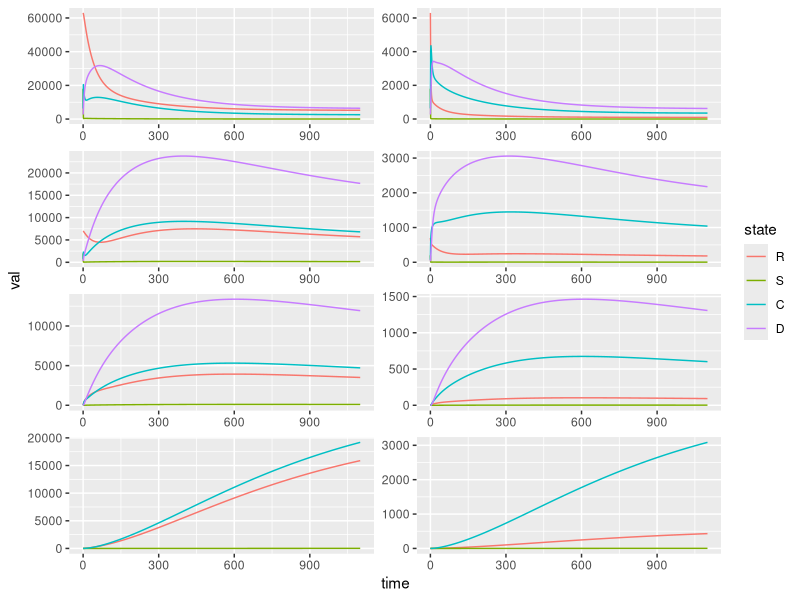

The R source for this figure:
library(tidyverse)
library(deSolve)

cdiff_metapop_vacc <- function(t, state, parameters) {
  with(as.list(c(state, parameters)),
       {
         sumC1 <- C1L+C1H+C1V0+C1V
         sumD1 <- D1L+D1H+D1V0
         
         lambda1L <- betaC1L*sumC1 + betaD1L*sumD1
         lambda1H <- betaC1H*sumC1 + betaD1H*sumD1
         lambda1V0 <- betaC1V0*sumC1 + betaD1V0*sumD1
         lambda1V <- betaC1V*sumC1 + betaD1V*sumD1
         
         sumC2 <- C2L+C2H+C2V0+C2V
         sumD2 <- D2L+D2H+D2V0
         
         lambda2L <- betaC2L*sumC2 + betaD2L*sumD2
         lambda2H <- betaC2H*sumC2 + betaD2H*sumD2
         lambda2V0 <- betaC2V0*sumC2 + betaD2V0*sumD2
         lambda2V <- betaC2V*sumC2 + betaD2V*sumD2
         
         dR1L <- b - (d1+alpha1L+(delta+d2)*N2/N1)*R1L + theta1L*S1L + xi1L*C1L + (1-etaRL*qRL)*delta*R2L
         dS1L <-   - (d1+theta1L+lambda1L+(delta+d2)*N2/N1)*S1L + alpha1L*R1L + p1L*eps1L*D1L + (1-etaSL*qSL)*delta*S2L
         dC1L <-   - (d1+xi1L+phi1L+(delta+d2)*N2/N1)*C1L + lambda1L*S1L + (1-etaCL*qCL)*delta*C2L
         dD1L <-   - (d1+p1L*eps1L+(delta+d2)*N2/N1)*D1L + phi1L*C1L + delta*D2L
         
         dR1H <-  - (d1+alpha1H+(delta+d2)*N2/N1)*R1H + theta1H*S1H + xi1H*C1H + (1-etaRH*qRH)*delta*R2H
         dS1H <-  - (d1+theta1H+lambda1H+(delta+d2)*N2/N1)*S1H + alpha1H*R1H + p1H*eps1H*D1H + (1-etaSH*qSH)*delta*S2H
         dC1H <-  - (d1+xi1H+phi1H+(delta+d2)*N2/N1)*C1H + lambda1H*S1H + (1-etaCH*qCH)*delta*C2H
         dD1H <-  - (d1+p1H*eps1H+(delta+d2)*N2/N1)*D1H + phi1H*C1H + delta*D2H
         
         dR1V0 <- - (d1+alpha1V0+(delta+d2)*N2/N1+nuR)*R1V0 + theta1V0*S1V0 + xi1V0*C1V0 + delta*(R2V0+etaRL*qRL*R2L+etaRH*qRH*R2H)
         dS1V0 <- - (d1+theta1V0+lambda1V0+(delta+d2)*N2/N1+nuS)*S1V0 + alpha1V0*R1V0 + p1V0*eps1V0*D1V0 + delta*(S2V0+etaSL*qSL*S2L+etaSH*qSH*S2H)
         dC1V0 <- - (d1+xi1V0+phi1V0+(delta+d2)*N2/N1+nuC)*C1V0 + lambda1V0*S1V0 + delta*(C2V0+etaCL*qCL*C2L+etaCH*qCH*C2H)
         dD1V0 <- - (d1+p1V0*eps1V0+(delta+d2)*N2/N1)*D1V0 + phi1V0*C1V0 + delta*D2V0
         
         dR1V <-  - (d1+alpha1V+(delta+d2)*N2/N1)*R1V + theta1V*S1V + xi1V*C1V + delta*R2V + nuR*R1V0
         dS1V <-  - (d1+theta1V+lambda1V+(delta+d2)*N2/N1)*S1V + alpha1V*R1V + delta*S2V + nuS*S1V0
         dC1V <-  - (d1+xi1V+(delta+d2)*N2/N1)*C1V + lambda1V*S1V + delta*C2V + nuC*C1V0
         
         dR2L <-   - (d2+alpha2L+delta)*R2L + theta2L*S2L + xi2L*C2L + (1-rR)*(delta+d2)*N2/N1*R1L
         dS2L <-   - (d2+theta2L+lambda2L+delta)*S2L + alpha2L*R2L + p2L*eps2L*D2L + (1-rS)*(delta+d2)*N2/N1*S1L
         dC2L <-   - (d2+xi2L+phi2L+delta)*C2L + lambda2L*S2L + (1-rC)*(delta+d2)*N2/N1*C1L
         dD2L <-   - (d2+p2L*eps2L+delta)*D2L + phi2L*C2L + (1-rD)*(delta+d2)*N2/N1*D1L
         
         dR2H <-  - (d2+alpha2H+delta)*R2H + theta2H*S2H + xi2H*C2H + (delta+d2)*N2/N1*(rR*R1L+R1H)
         dS2H <-  - (d2+theta2H+lambda2H+delta)*S2H + alpha2H*R2H + p2H*eps2H*D2H + (delta+d2)*N2/N1*(rS*S1L+S1H)
         dC2H <-  - (d2+xi2H+phi2H+delta)*C2H + lambda2H*S2H + (delta+d2)*N2/N1*(rC*C1L+C1H)
         dD2H <-  - (d2+p2H*eps2H+delta)*D2H + phi2H*C2H + (delta+d2)*N2/N1*(rD*D1L+D1H)
         
         dR2V0 <- - (d2+alpha2V0+delta+nuR)*R2V0 + theta2V0*S2V0 + xi2V0*C2V0 + (delta+d2)*N2/N1*R1V0
         dS2V0 <- - (d2+theta2V0+lambda2V0+delta+nuS)*S2V0 + alpha2V0*R2V0 + p2V0*eps2V0*D2V0 + (delta+d2)*N2/N1*S1V0
         dC2V0 <- - (d2+xi2V0+phi2V0+delta+nuC)*C2V0 + lambda2V0*S2V0 + (delta+d2)*N2/N1*C1V0
         dD2V0 <- - (d2+p2V0*eps2V0+delta)*D2V0 + phi2V0*C2V0 + (delta+d2)*N2/N1*D1V0
         
         dR2V <-  - (d2+alpha2V+delta)*R2V + theta2V*S2V + xi2V*C2V + nuR*R2V0 + (delta+d2)*N2/N1*R1V
         dS2V <-  - (d2+theta2V+lambda2V+delta)*S2V + alpha2V*R2V + nuS*S2V0 + (delta+d2)*N2/N1*S1V
         dC2V <-  - (d2+xi2V+delta)*C2V + lambda2V*S2V + nuC*C2V0 + (delta+d2)*N2/N1*C1V
         
         list(c(dR1L, dS1L, dC1L, dD1L, dR1H, dS1H, dC1H, dD1H, dR1V0, dS1V0, dC1V0, dD1V0, dR1V, dS1V, dC1V, dR2L, dS2L, dC2L, dD2L, dR2H, dS2H, dC2H, dD2H, dR2V0, dS2V0, dC2V0, dD2V0, dR2V, dS2V, dC2V))
       })
}

N1 <- 100000
N2 <- 10000
d1 <- 1/(78.5*365)
d2 <- .0068
b <- d1*N1 + d2*N2



parameters <- c(N1 = N1, N2 = N2, d1 = d1, d2 = d2, b = b,
                
                alpha1L = 0.5/50, theta1L = 0.033, xi1L = 0.0165, phi1L = 0.2, 
                p1L = 0.8, eps1L = 0.1, betaC1L = 0.007/50, betaD1L = 0.007/50,
                
                alpha1H = 0.5/50, theta1H = 0.033, xi1H = 0.0165, phi1H = 0.2, 
                p1H = 0.8, eps1H = 0.1, betaC1H = 0.007/50, betaD1H = 0.007/50,
                
                alpha1V0 = 0.5/50, theta1V0 = 0.033, xi1V0 = 0.0165, phi1V0 = 0.2, 
                p1V0 = 0.8, eps1V0 = 0.1, betaC1V0 = 0.007/50, betaD1V0 = 0.007/50,
                
                alpha1V = 0.5/50, theta1V = 0.033, xi1V = 0.0165, 
                betaC1V = 0.007/50, betaD1V = 0.007/50,
                
                alpha2L = 0.5, theta2L = 0.033, xi2L = 0.0165, phi2L = 0.2, 
                p2L = 0.8, eps2L = 0.1, betaC2L = 0.007, betaD2L = 0.007,
                
                alpha2H = 0.5, theta2H = 0.033, xi2H = 0.0165, phi2H = 0.2, 
                p2H = 0.8, eps2H = 0.1, betaC2H = 0.007, betaD2H = 0.007,
                
                alpha2V0 = 0.5, theta2V0 = 0.033, xi2V0 = 0.0165, phi2V0 = 0.2, 
                p2V0 = 0.8, eps2V0 = 0.1, betaC2V0 = 0.007, betaD2V0 = 0.007,
                
                alpha2V = 0.5, theta2V = 0.033, xi2V = 0.0165, 
                betaC2V = 0.007, betaD2V = 0.007,
                
                etaRL = 1, qRL = 0.25, etaSL = 1, qSL = 0.25, etaCL = 1, qCL = 0.25,
                etaRH = 1, qRH = 0.25, etaSH = 1, qSH = 0.25, etaCH = 1, qCH = 0.25,
                rR = 0.25, rS = 0.25, rC = 0.25, rD = 0.25,
                nuR = 2/365, nuS = 2/365, nuC = 2/365,
                delta = 0.135)

state <- c(R1L = 0.63*N1, S1L = 0.18*N1, C1L = 0.063*N1, D1L = 0.027*N1,
           R1H = 0.07*N1, S1H = 0.02*N1, C1H = 0.007*N1, D1H = 0.003*N1,
           R1V0 = 0, S1V0 = 0, C1V0 = 0, D1V0 = 0,
           R1V = 0, S1V = 0, C1V = 0,
           
           R2L = 0.63*N2, S2L = 0.18*N2, C2L = 0.063*N2, D2L = 0.027*N2,
           R2H = 0.07*N2, S2H = 0.02*N2, C2H = 0.007*N2, D2H = 0.003*N2,
           R2V0 = 0, S2V0 = 0, C2V0 = 0, D2V0 = 0,
           R2V = 0, S2V = 0, C2V = 0)

t <- seq(0, 1100, length = 1000)

cdiff_df <- ode(
  y = state, time = t, 
  func = cdiff_metapop_vacc, 
  parms = parameters) %>%
  unclass() %>% 
  as_tibble() %>%
  gather(func, val, -time) %>% 
  separate(func, into = c("state", "population", "risk"), sep = c(1,2)) %>% 
  mutate(state = factor(state, levels = c("R", "S", "C", "D")),
         population = factor(population, levels = c("1", "2")),
         population = fct_recode(population, catchment = "1", hospitalized = "2"),
         risk = factor(risk, levels = c("L", "H", "V0", "V")))

p <- cdiff_df %>% 
  ggplot(aes(time, val, col = state)) + 
    geom_line() + 
    facet_wrap(vars(risk, population), scales = "free", nrow = 4) +
    theme(strip.text = element_blank())

patchwise_plot <- function(df) {
  df %>% 
    ggplot(aes(time, val)) + 
      geom_line() +
      facet_wrap(vars(state), scales = "free", nrow = 2) +
      theme(axis.title = element_blank())
}

plotlist <- cdiff_df %>% 
  group_by(population, risk) %>% 
  nest() %>% 
  mutate(
    patchplot = map(data, patchwise_plot) %>% 
      set_names(paste0(population, risk))
  ) %>% select(patchplot)
